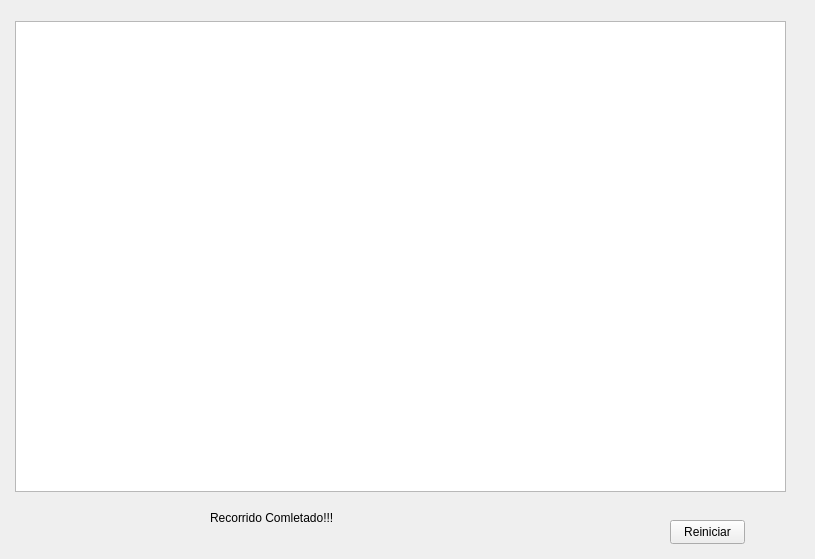
<?xml version="1.0" encoding="UTF-8"?>
<ui version="4.0">
 <class>GrafosAmplitud</class>
 <widget class="QStackedWidget" name="GrafosAmplitud">
  <property name="geometry">
   <rect>
    <x>0</x>
    <y>0</y>
    <width>815</width>
    <height>559</height>
   </rect>
  </property>
  <property name="windowTitle">
   <string>StackedWidget</string>
  </property>
  <property name="currentIndex">
   <number>3</number>
  </property>
  <widget class="QWidget" name="page">
   <widget class="QPushButton" name="btnComenzar">
    <property name="geometry">
     <rect>
      <x>680</x>
      <y>500</y>
      <width>75</width>
      <height>24</height>
     </rect>
    </property>
    <property name="text">
     <string>Siguiente</string>
    </property>
   </widget>
   <widget class="QLabel" name="label_2">
    <property name="geometry">
     <rect>
      <x>60</x>
      <y>50</y>
      <width>651</width>
      <height>41</height>
     </rect>
    </property>
    <property name="text">
     <string>Recordemos que un grafo es una estrcutra que contiene vertices (Nodos ) y aristas, los cuales pueden o no estar conectados, su relacion se da como G(v,a)</string>
    </property>
    <property name="wordWrap">
     <bool>true</bool>
    </property>
   </widget>
   <widget class="QLabel" name="label_3">
    <property name="geometry">
     <rect>
      <x>60</x>
      <y>110</y>
      <width>571</width>
      <height>71</height>
     </rect>
    </property>
    <property name="text">
     <string>Un arco o arista representa la relacion que existe entre un vertice y otro, esta relacion se da como (u,v), u siendo nuestro nodo actual y v nuestro nodo adyacente o vecino a u</string>
    </property>
    <property name="wordWrap">
     <bool>true</bool>
    </property>
   </widget>
   <widget class="QLabel" name="label_4">
    <property name="geometry">
     <rect>
      <x>90</x>
      <y>180</y>
      <width>281</width>
      <height>91</height>
     </rect>
    </property>
    <property name="text">
     <string>Un grafo puede ser no dirigido, esto es cuando la relacion o arista que une a dos nodos u,v no tiene algun sentido y se representa como u-v</string>
    </property>
    <property name="wordWrap">
     <bool>true</bool>
    </property>
   </widget>
   <widget class="QLabel" name="label_5">
    <property name="geometry">
     <rect>
      <x>440</x>
      <y>180</y>
      <width>281</width>
      <height>91</height>
     </rect>
    </property>
    <property name="text">
     <string>Un grafo dirigido es cuando la relacion entre u y v, tiene una direccion y puede detonarse con una fleche u-&gt;v</string>
    </property>
    <property name="wordWrap">
     <bool>true</bool>
    </property>
   </widget>
   <widget class="QLabel" name="label_6">
    <property name="geometry">
     <rect>
      <x>60</x>
      <y>270</y>
      <width>651</width>
      <height>211</height>
     </rect>
    </property>
    <property name="text">
     <string/>
    </property>
    <property name="pixmap">
     <pixmap>../Sources/Images/Tipos-Grafos.png</pixmap>
    </property>
   </widget>
   <widget class="QPushButton" name="btnVolver">
    <property name="geometry">
     <rect>
      <x>40</x>
      <y>500</y>
      <width>75</width>
      <height>24</height>
     </rect>
    </property>
    <property name="text">
     <string>Volver</string>
    </property>
   </widget>
  </widget>
  <widget class="QWidget" name="page_2">
   <widget class="QLabel" name="label">
    <property name="geometry">
     <rect>
      <x>210</x>
      <y>40</y>
      <width>371</width>
      <height>101</height>
     </rect>
    </property>
    <property name="text">
     <string>El camino en un grafo se puede representar como el conjutno de vertices recorridos para llegar a un vertice dado</string>
    </property>
    <property name="wordWrap">
     <bool>true</bool>
    </property>
   </widget>
   <widget class="QLabel" name="label_7">
    <property name="geometry">
     <rect>
      <x>140</x>
      <y>140</y>
      <width>501</width>
      <height>321</height>
     </rect>
    </property>
    <property name="text">
     <string/>
    </property>
    <property name="pixmap">
     <pixmap>../Sources/Images/Camino-grafos.png</pixmap>
    </property>
   </widget>
   <widget class="QPushButton" name="btnNext">
    <property name="geometry">
     <rect>
      <x>680</x>
      <y>490</y>
      <width>75</width>
      <height>24</height>
     </rect>
    </property>
    <property name="text">
     <string>Siguiente</string>
    </property>
   </widget>
   <widget class="QPushButton" name="btnVolver_2">
    <property name="geometry">
     <rect>
      <x>60</x>
      <y>490</y>
      <width>75</width>
      <height>24</height>
     </rect>
    </property>
    <property name="text">
     <string>Volver</string>
    </property>
   </widget>
  </widget>
  <widget class="QWidget" name="page_4">
   <widget class="QLabel" name="label_8">
    <property name="geometry">
     <rect>
      <x>60</x>
      <y>80</y>
      <width>141</width>
      <height>16</height>
     </rect>
    </property>
    <property name="text">
     <string>Cómo Funciona</string>
    </property>
   </widget>
   <widget class="QLabel" name="label_9">
    <property name="geometry">
     <rect>
      <x>40</x>
      <y>40</y>
      <width>231</width>
      <height>16</height>
     </rect>
    </property>
    <property name="text">
     <string>Recorrido En Amplitud</string>
    </property>
   </widget>
   <widget class="QLabel" name="label_10">
    <property name="geometry">
     <rect>
      <x>60</x>
      <y>100</y>
      <width>501</width>
      <height>211</height>
     </rect>
    </property>
    <property name="text">
     <string>Se inicia desde un nodo origen.

Se visitan todos los vecinos inmediatos (adyacentes).

Luego se visitan los vecinos de esos vecinos, y así sucesivamente.

Utiliza una cola (FIFO) para mantener el orden de visita.

Se marca cada nodo como visitado para evitar ciclos o repeticiones.</string>
    </property>
    <property name="wordWrap">
     <bool>true</bool>
    </property>
   </widget>
   <widget class="QLabel" name="label_11">
    <property name="geometry">
     <rect>
      <x>40</x>
      <y>300</y>
      <width>181</width>
      <height>21</height>
     </rect>
    </property>
    <property name="text">
     <string>Estructuras necesarias</string>
    </property>
   </widget>
   <widget class="QLabel" name="label_12">
    <property name="geometry">
     <rect>
      <x>60</x>
      <y>330</y>
      <width>421</width>
      <height>121</height>
     </rect>
    </property>
    <property name="text">
     <string>Cola (queue) para almacenar los nodos por visitar.

Conjunto o lista de visitados para evitar repetir nodos.

El grafo, representado como lista de adyacencia o matriz.</string>
    </property>
   </widget>
   <widget class="QPushButton" name="btnNext_2">
    <property name="geometry">
     <rect>
      <x>670</x>
      <y>500</y>
      <width>75</width>
      <height>24</height>
     </rect>
    </property>
    <property name="text">
     <string>Siguiente</string>
    </property>
   </widget>
  </widget>
  <widget class="QWidget" name="page_3">
   <widget class="QGraphicsView" name="vistaGrafo">
    <property name="geometry">
     <rect>
      <x>15</x>
      <y>21</y>
      <width>771</width>
      <height>471</height>
     </rect>
    </property>
    <property name="styleSheet">
     <string notr="true">background-color: &quot;grey&quot;</string>
    </property>
   </widget>
   <widget class="QPushButton" name="btnReiniciar">
    <property name="geometry">
     <rect>
      <x>670</x>
      <y>520</y>
      <width>75</width>
      <height>24</height>
     </rect>
    </property>
    <property name="text">
     <string>Reiniciar</string>
    </property>
   </widget>
   <widget class="QLabel" name="lblRecorridoTerminado">
    <property name="geometry">
     <rect>
      <x>210</x>
      <y>510</y>
      <width>231</width>
      <height>16</height>
     </rect>
    </property>
    <property name="text">
     <string>Recorrido Comletado!!!</string>
    </property>
   </widget>
  </widget>
 </widget>
 <resources/>
 <connections/>
</ui>
